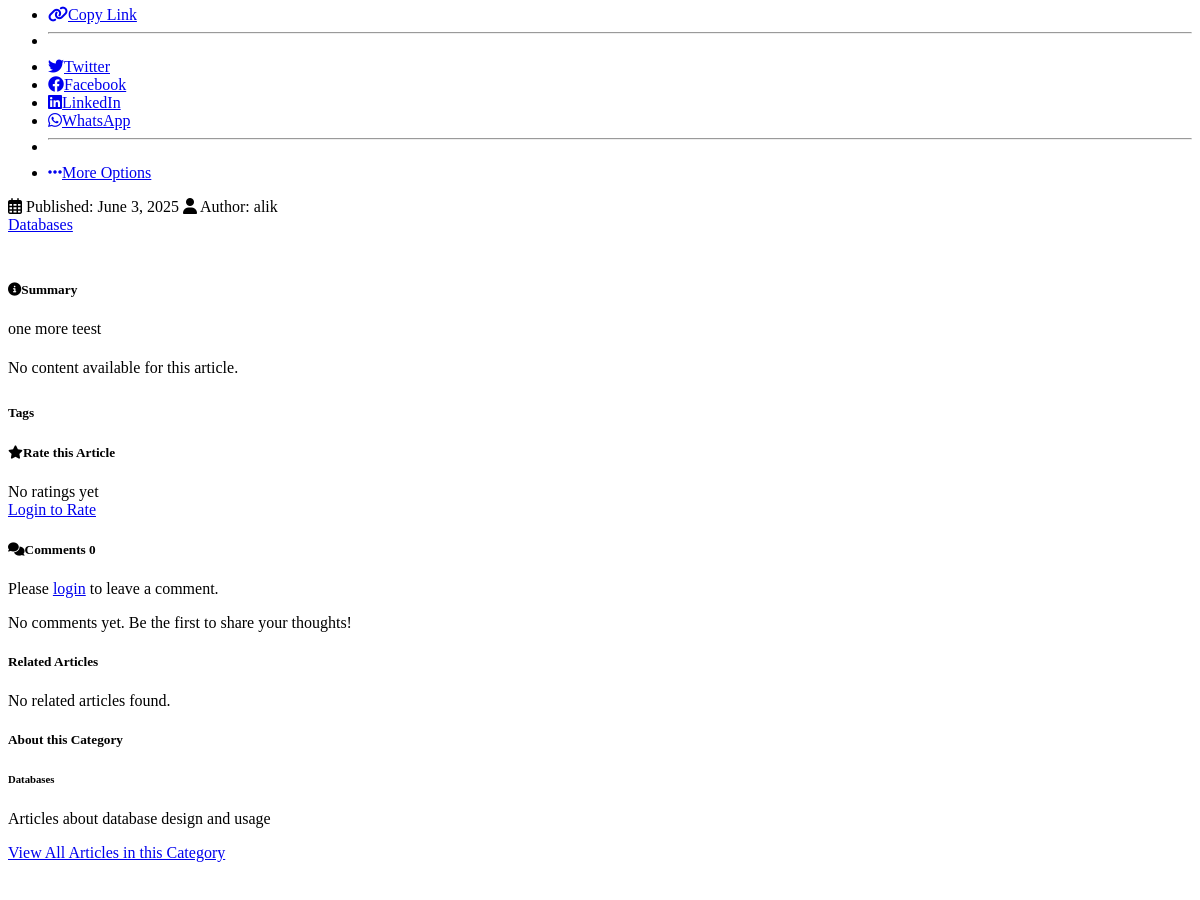
The app's page /article/7/ (middle part), older data.
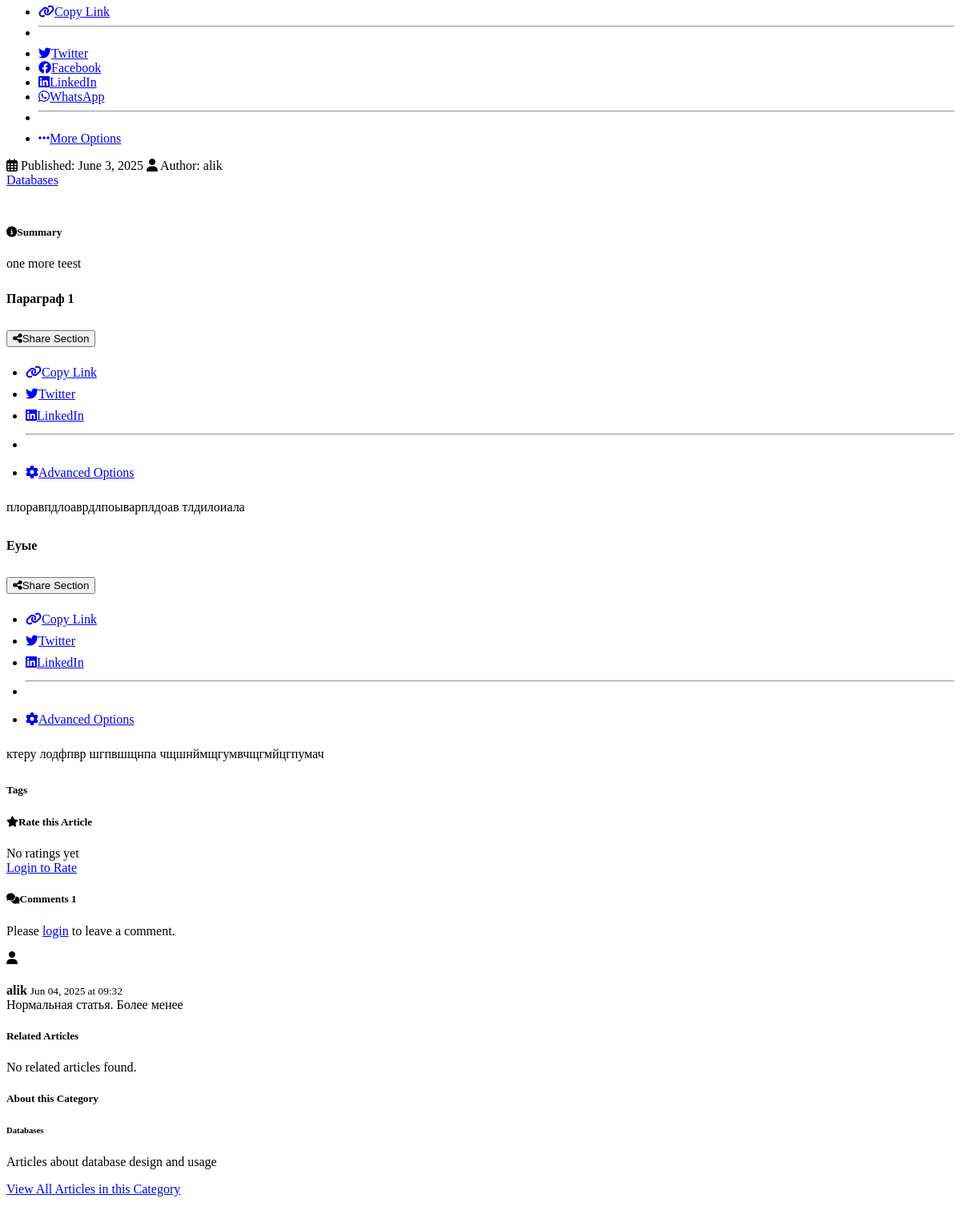
The same page, newer data.
### kb/models.py (models this page shows, shortened)
class Article(models.Model):
    title = models.CharField(max_length=200)
    summary = models.TextField()
    category = models.ForeignKey(Category, on_delete=models.CASCADE, related_name='articles')
    author = models.ForeignKey(User, on_delete=models.CASCADE, related_name='articles', null=True, blank=True)
    tags = models.JSONField(default=list)
    created_at = models.DateField(default=timezone.now)
    updated_at = models.DateField(default=timezone.now)
    @property
    def content(self):
        return "".join([paragraph.content for paragraph in self.paragraphs.all().order_by('order')])
    def average_rating(self):
        ratings = self.ratings.all()
        if not ratings:
            return 0
        return sum(r.rating for r in ratings) / len(ratings)
    def rating_count(self):
        return self.ratings.count()
    def comment_count(self):
        return self.comments.filter(is_approved=True, parent__isnull=True).count()

class Category(models.Model):
    name = models.CharField(max_length=100)
    description = models.TextField()
    class Meta:
        verbose_name_plural = "Categories"

class ArticleParagraph(models.Model):
    article = models.ForeignKey(Article, on_delete=models.CASCADE, related_name='paragraphs')
    title = models.CharField(max_length=200)
    content = HTMLField()
    order = models.PositiveIntegerField(default=0)
    created_at = models.DateTimeField(auto_now_add=True)
    updated_at = models.DateTimeField(auto_now=True)
    class Meta:
        ordering = ['order']

class ArticleComment(models.Model):
    article = models.ForeignKey(Article, on_delete=models.CASCADE, related_name='comments')
    user = models.ForeignKey(User, on_delete=models.CASCADE, related_name='article_comments')
    content = models.TextField()
    parent = models.ForeignKey('self', on_delete=models.CASCADE, null=True, blank=True, related_name='replies')
    is_approved = models.BooleanField(default=True)
    created_at = models.DateTimeField(auto_now_add=True)
    updated_at = models.DateTimeField(auto_now=True)
    class Meta:
        ordering = ['-created_at']
        indexes = [
            models.Index(fields=['article', '-created_at']),
            models.Index(fields=['user', '-created_at']),
            models.Index(fields=['parent']),
        ]
    def get_replies(self):
        return self.replies.filter(is_approved=True).order_by('created_at')

### kb/views.py (the view)
# urls.py: path('article/<int:article_id>/', views.article_detail, name='article_detail'),
def article_detail(request, article_id):
    article = get_object_or_404(Article, id=article_id)
    user_rating = None
    if request.user.is_authenticated:
        user_rating = article.get_user_rating(request.user)
    comments = article.comments.filter(is_approved=True, parent__isnull=True).order_by('-created_at')
    context = {
        'article': article,
        'title': article.title,
        'user_rating': user_rating,
        'comments': comments,
        'average_rating': article.average_rating(),
        'rating_count': article.rating_count(),
        'comment_count': article.comment_count(),
    }
    return render(request, 'article.html', context)

### templates/article.html (shortened to what this page needs)
{% extends 'layout.html' %}
{% load static %}
{% block content %}
<div class="row">
    <div class="col-lg-8">
        <div class="article-header">
            <div class="d-flex justify-content-between align-items-center mb-3">
                <div class="d-flex gap-2">
                    <div class="dropdown">
                        <ul class="dropdown-menu" aria-labelledby="quickShareDropdown">
                            <li>
                                <a class="dropdown-item" href="#" onclick="copyArticleUrl()">
                                    <i class="fas fa-link me-2"></i>Copy Link
                                </a>
                            </li>
                            <li><hr class="dropdown-divider"></li>
                            <li>
                                <a class="dropdown-item" href="#" onclick="shareToTwitter()">
                                    <i class="fab fa-twitter text-info me-2"></i>Twitter
                                </a>
                            </li>
                            <li>
                                <a class="dropdown-item" href="#" onclick="shareToFacebook()">
                                    <i class="fab fa-facebook text-primary me-2"></i>Facebook
                                </a>
                            </li>
                            <li>
                                <a class="dropdown-item" href="#" onclick="shareToLinkedIn()">
                                    <i class="fab fa-linkedin text-dark me-2"></i>LinkedIn
                                </a>
                            </li>
                            <li>
                                <a class="dropdown-item" href="#" onclick="shareToWhatsApp()">
                                    <i class="fab fa-whatsapp text-success me-2"></i>WhatsApp
                                </a>
                            </li>
                            <li><hr class="dropdown-divider"></li>
                            <li>
                                <a class="dropdown-item" href="{% url 'share_article' article_id=article.id %}">
                                    <i class="fas fa-ellipsis-h me-2"></i>More Options
                                </a>
                            </li>
                        </ul>
                    </div>
                </div>
            </div>
            <div class="article-metadata d-flex justify-content-between flex-wrap">
                <div>
                    <span class="me-3"><i class="far fa-calendar-alt me-1"></i> Published: {{ article.created_at }}</span>
                    {% if article.author %}
                    <span><i class="fas fa-user me-1"></i> Author: {{ article.author.username }}</span>
                    {% endif %}
                </div>
                <div>
                    <a href="{% url 'category_detail' category_id=article.category.id %}" class="badge bg-primary text-decoration-none">
                        {{ article.category.name }}
                    </a>
                </div>
            </div>
        </div>
        <div class="card bg-dark mb-4">
            <div class="card-body">
                <h5 class="card-title"><i class="fas fa-info-circle me-2"></i>Summary</h5>
                <p class="card-text">{{ article.summary }}</p>
            </div>
        </div>
        <div class="article-content mb-4">
            {% if article.paragraphs.exists %}
                {% for paragraph in article.paragraphs.all %}
                <div class="paragraph-section mb-4" id="paragraph-{{ paragraph.id }}">
                    <div class="d-flex justify-content-between align-items-start mb-3">
                        <h4 class="paragraph-title mb-0">{{ paragraph.title }}</h4>
                        <div class="paragraph-actions">
                            <div class="dropdown me-2">
                                <button class="btn btn-sm btn-outline-primary dropdown-toggle" type="button"
                                        id="paragraphShare{{ paragraph.id }}" data-bs-toggle="dropdown" aria-expanded="false">
                                    <i class="fas fa-share-alt me-1"></i>Share Section
                                </button>
                                <ul class="dropdown-menu" aria-labelledby="paragraphShare{{ paragraph.id }}">
                                    <li>
                                        <a class="dropdown-item" href="#" onclick="copyParagraphUrl({{ paragraph.id }})">
                                            <i class="fas fa-link me-2"></i>Copy Link
                                        </a>
                                    </li>
                                    <li>
                                        <a class="dropdown-item" href="#" onclick="shareParagraphToTwitter({{ paragraph.id }}, '{{ paragraph.title|escapejs }}')">
                                            <i class="fab fa-twitter text-info me-2"></i>Twitter
                                        </a>
                                    </li>
                                    <li>
                                        <a class="dropdown-item" href="#" onclick="shareParagraphToLinkedIn({{ paragraph.id }}, '{{ paragraph.title|escapejs }}')">
                                            <i class="fab fa-linkedin text-dark me-2"></i>LinkedIn
                                        </a>
                                    </li>
                                    <li><hr class="dropdown-divider"></li>
                                    <li>
                                        <a class="dropdown-item" href="{% url 'share_paragraph' paragraph_id=paragraph.id %}">
                                            <i class="fas fa-cog me-2"></i>Advanced Options
                                        </a>
                                    </li>
                                </ul>
                            </div>
                        </div>
                    </div>
                    <div class="paragraph-content">
                        {{ paragraph.content|safe }}
                    </div>
                </div>
                {% endfor %}
            {% else %}
                {% if article.content %}
                <div class="legacy-content">
                    {{ article.content|safe }}
                </div>
                {% else %}
                <div class="text-center py-4">
                    <p class="text-muted">No content available for this article.</p>
                </div>
                {% endif %}
            {% endif %}
        </div>
        <div class="tag-container">
            <h5>Tags</h5>
        </div>
        <div class="card bg-dark mb-4">
            <div class="card-body">
                <h5 class="card-title">
                    <i class="fas fa-star me-2"></i>Rate this Article
                </h5>
                <div class="d-flex align-items-center justify-content-between">
                    <div class="rating-display">
                        {% if average_rating > 0 %}
                        <div class="d-flex align-items-center">
                            <div class="stars me-2">
                                {% for i in "12345" %}
                                    {% if forloop.counter <= average_rating %}
                                        <i class="fas fa-star text-warning"></i>
                                    {% else %}
                                        <i class="far fa-star text-muted"></i>
                                    {% endif %}
                                {% endfor %}
                            </div>
                            <span class="me-2">{{ average_rating|floatformat:1 }}</span>
                            <small class="text-muted">({{ rating_count }} rating{{ rating_count|pluralize }})</small>
                        </div>
                        {% else %}
                        <span class="text-muted">No ratings yet</span>
                        {% endif %}
                    </div>
                    {% if user.is_authenticated %}
                    <div class="user-rating">
                        <div class="btn-group" role="group" aria-label="Rate article">
                            {% for i in "12345" %}
                            <button type="button" class="btn btn-sm rating-btn {% if user_rating == forloop.counter %}btn-warning{% else %}btn-outline-warning{% endif %}"
                                    data-rating="{{ forloop.counter }}" data-article-id="{{ article.id }}">
                                {{ forloop.counter }}
                            </button>
                            {% endfor %}
                        </div>
                    </div>
                    {% else %}
                    <a href="{% url 'login' %}" class="btn btn-sm btn-outline-primary">Login to Rate</a>
                    {% endif %}
                </div>
            </div>
        </div>
        <div class="card bg-dark mb-4">
            <div class="card-body">
                <h5 class="card-title">
                    <i class="fas fa-comments me-2"></i>Comments
                    <span class="badge bg-secondary ms-2" id="comment-count">{{ comment_count }}</span>
                </h5>
                {% if user.is_authenticated %}
                <form id="comment-form" class="mb-4">
                    {% csrf_token %}
                    <div class="mb-3">
                        <textarea class="form-control" name="content" rows="3" placeholder="Share your thoughts about this article..." required></textarea>
                    </div>
                    <button type="submit" class="btn btn-primary">
                        <i class="fas fa-paper-plane me-2"></i>Post Comment
                    </button>
                </form>
                {% else %}
                <div class="text-center mb-4">
                    <p class="text-muted">Please <a href="{% url 'login' %}">login</a> to leave a comment.</p>
                </div>
                {% endif %}
                <div id="comments-list">
                    {% for comment in comments %}
                        {% include 'partials/comment.html' with comment=comment %}
                    {% empty %}
                        <div class="text-center py-3" id="no-comments">
                            <p class="text-muted mb-0">No comments yet. Be the first to share your thoughts!</p>
                        </div>
                    {% endfor %}
                </div>
            </div>
        </div>
    </div>
    <div class="col-lg-4">
        <div class="card mb-4">
            <div class="card-header">
                <h5 class="mb-0">Related Articles</h5>
            </div>
            <div class="card-body" id="relatedArticles">
                {% if related_articles %}
                <ul class="list-group list-group-flush">
                    {% for related in related_articles %}
                    <li class="list-group-item bg-transparent">
                        <a href="{% url 'article_detail' article_id=related.id %}" class="text-decoration-none">
                            {{ related.title }}
                        </a>
                        <div class="small text-muted">{{ related.summary }}</div>
                    </li>
                    {% endfor %}
                </ul>
                {% else %}
                <p class="mb-0">No related articles found.</p>
                {% endif %}
            </div>
        </div>
        <div class="card">
            <div class="card-header">
                <h5 class="mb-0">About this Category</h5>
            </div>
            <div class="card-body">
                <h6>{{ article.category.name }}</h6>
                <p>{{ article.category.description }}</p>
                <a href="{% url 'category_detail' category_id=article.category.id %}" class="btn btn-primary btn-sm">
                    View All Articles in this Category
                </a>
            </div>
        </div>
    </div>
</div>
{% endblock %}

### templates/partials/comment.html (shortened to what this page needs)
<div class="comment mb-3" data-comment-id="{{ comment.id }}">
    <div class="d-flex">
        <div class="flex-shrink-0">
            <div class="bg-secondary rounded-circle d-flex align-items-center justify-content-center" style="width: 40px; height: 40px;">
                <i class="fas fa-user text-white"></i>
            </div>
        </div>
        <div class="flex-grow-1 ms-3">
            <div class="d-flex justify-content-between align-items-start">
                <div>
                    <strong>{{ comment.user.username }}</strong>
                    <small class="text-muted ms-2">{{ comment.created_at|date:"M d, Y \a\t H:i" }}</small>
                </div>
            </div>
            <div class="mt-2">
                {{ comment.content|linebreaksbr }}
            </div>
        </div>
    </div>
</div>

Row changes from the older to the newer data that the page shows:
added ArticleParagraph: title "Параграф 1", content "плоравпдлоаврдлпоыварплдоав тлдилоиала"
added ArticleParagraph: title "Еуые", content "ктеру лодфпвр шгпвшщнпа чщшнймщгумвчщгмйцгпумач"
added ArticleComment: user.username "alik", created_at "Jun 04, 2025 at 09:32", content "Нормальная статья. Более менее"
Text that changed along with them:
{{ comment_count }}: "0" → "1"
text no longer shown: "No content available for this article. No comments yet. Be the first to share your thoughts!"
